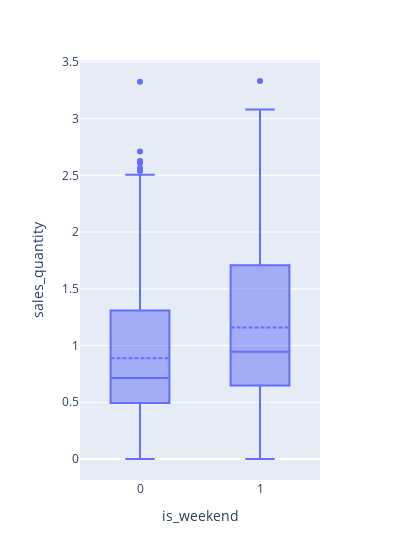

Source (notebook cell):
### Code cell
px.box(data_frame=plot_df,
        x = 'is_weekend', width=400,
        y='sales_quantity').update_traces(boxmean= True)

### Figure 1 — Plotly figure (JSON) as saved in the notebook; plotly's stock layout.template omitted (floating-point values rounded to 4 significant figures; data arrays with more than 128 entries replaced by an {"elided": "..."} marker saying what was removed)
{"data": [{"alignmentgroup": "True", "boxmean": true, "hovertemplate": "is_weekend=%{x}<br>sales_quantity=%{y}<extra></extra>", "legendgroup": "", "marker": {"color": "#636efa"}, "name": "", "notched": false, "offsetgroup": "", "orientation": "v", "showlegend": false, "type": "box", "x": {"elided": "17217 int values"}, "x0": " ", "xaxis": "x", "y": {"elided": "17217 float values"}, "y0": " ", "yaxis": "y"}], "layout": {"boxmode": "group", "legend": {"tracegroupgap": 0}, "margin": {"t": 60}, "width": 400, "xaxis": {"anchor": "y", "domain": [0, 1], "title": {"text": "is_weekend"}}, "yaxis": {"anchor": "x", "domain": [0, 1], "title": {"text": "sales_quantity"}}}}
